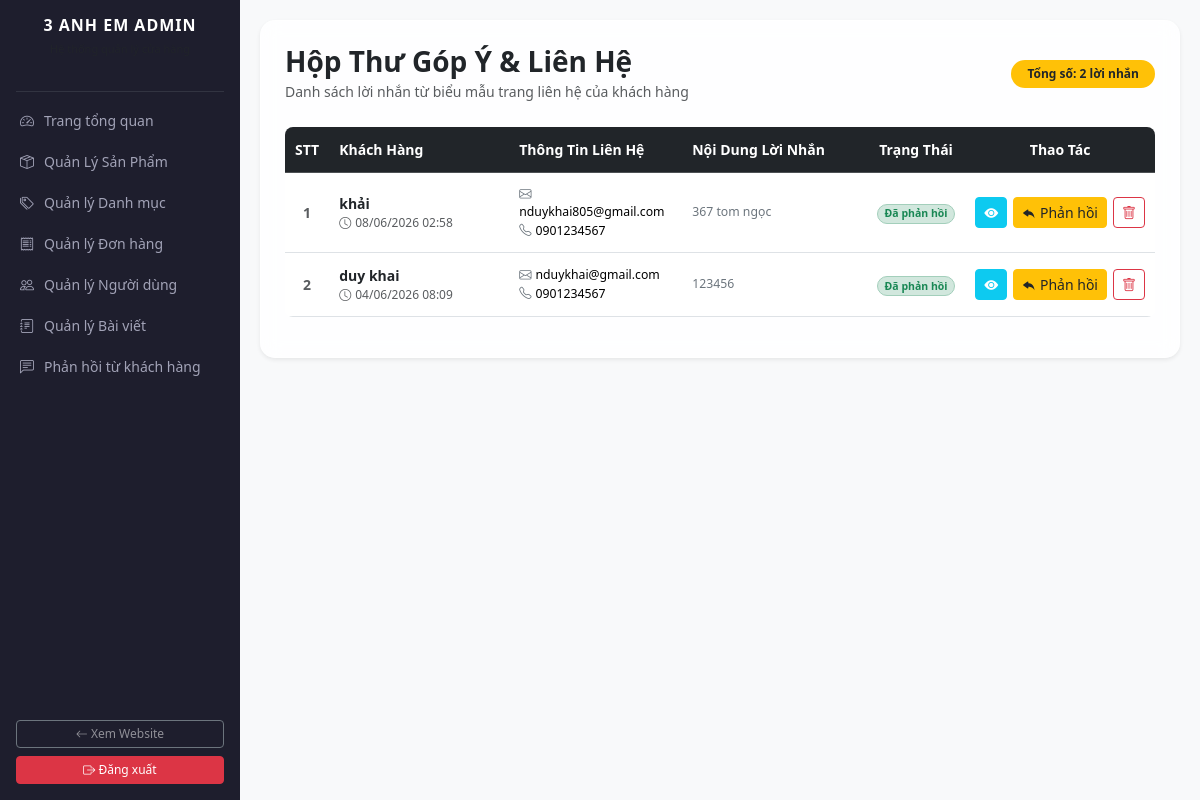
Page /admin/messages.php (signed in) on the committed database.
### tables this page shows
CREATE TABLE `contacts` (
  `id` int(11) NOT NULL,
  `fullname` varchar(100) NOT NULL,
  `email` varchar(100) NOT NULL,
  `phone` varchar(20) NOT NULL,
  `subject` varchar(255) DEFAULT NULL,
  `message` text NOT NULL,
  `status` varchar(20) DEFAULT 'pending',
  `created_at` timestamp NOT NULL DEFAULT current_timestamp()
);

### admin/messages.php (the view, shortened to what this page needs)
<?php
include_once '../config/db.php';
include_once 'includes/header.php';
$stmt_msg = $pdo->query("SELECT * FROM contacts ORDER BY created_at DESC");
$messages = $stmt_msg->fetchAll();
?>
<!DOCTYPE html>
<html lang="vi">
<head>
</head>
<body>
    <div class="glass-card p-4 shadow-sm">
        <div class="d-flex justify-content-between align-items-center mb-4">
            <div>
                <h3 class="fw-bold text-dark m-0">Hộp Thư Góp Ý & Liên Hệ</h3>
                <small class="text-muted">Danh sách lời nhắn từ biểu mẫu trang liên hệ của khách hàng</small>
            </div>
            <span class="badge bg-warning text-dark px-3 py-2 rounded-pill fw-bold">
                Tổng số: <?php echo count($messages); ?> lời nhắn
            </span>
        </div>
        <div class="table-responsive table-responsive-custom double-scroll">
            <table class="table table-hover align-middle bg-white rounded-3 overflow-hidden">
                <thead class="table-dark">
                    <tr>
                        <th style="width: 5%">STT</th>
                        <th style="width: 18%">Khách Hàng</th>
                        <th style="width: 22%">Thông Tin Liên Hệ</th>
                        <th style="width: 30%">Nội Dung Lời Nhắn</th>
                        <th style="width: 10%">Trạng Thái</th>
                        <th style="width: 15%" class="text-center">Thao Tác</th>
                    </tr>
                </thead>
                <tbody>
                    <?php if (count($messages) > 0): ?>
                        <?php $stt = 1; foreach($messages as $msg):
                            $customerName = htmlspecialchars($msg['name'] ?? $msg['fullname'] ?? 'Ẩn danh');
                        ?>
                            <tr>
                                <td><strong class="text-muted"><?php echo $stt++; ?></strong></td>
                                <td>
                                    <div class="fw-bold text-dark"><?php echo $customerName; ?></div>
                                    <small class="text-muted d-block" style="font-size: 0.75rem;">
                                        <i class="bi bi-clock me-1"></i><?php echo date('d/m/Y H:i', strtotime($msg['created_at'])); ?>
                                    </small>
                                </td>
                                <td>
                                    <div class="small"><i class="bi bi-envelope me-1 text-secondary"></i><?php echo htmlspecialchars($msg['email']); ?></div>
                                    <div class="small"><i class="bi bi-telephone me-1 text-secondary"></i><?php echo htmlspecialchars($msg['phone'] ?? 'Không có'); ?></div>
                                </td>
                                <td>
                                    <div class="text-secondary small text-truncate-2">
                                        <?php echo htmlspecialchars($msg['message']); ?>
                                    </div>
                                </td>
                                <td>
                                    <?php if(isset($msg['status']) && $msg['status'] === 'replied'): ?>
                                        <span class="badge bg-success-subtle text-success border border-success-subtle rounded-pill">Đã phản hồi</span>
                                    <?php else: ?>
                                        <span class="badge bg-danger-subtle text-danger border border-danger-subtle rounded-pill">Chưa trả lời</span>
                                    <?php endif; ?>
                                </td>
                                <td>
                                    <div class="action-buttons-group">
                                        <button class="btn btn-sm btn-info text-white view-msg-btn"
                                                title="Xem chi tiết lời nhắn"
                                                data-id="<?php echo $msg['id']; ?>"
                                                data-fullname="<?php echo $customerName; ?>"
                                                data-email="<?php echo htmlspecialchars($msg['email']); ?>"
                                                data-phone="<?php echo htmlspecialchars($msg['phone'] ?? 'Không có'); ?>"
                                                data-time="<?php echo date('d/m/Y H:i', strtotime($msg['created_at'])); ?>"
                                                data-message="<?php echo htmlspecialchars($msg['message']); ?>">
                                            <i class="bi bi-eye-fill"></i>
                                        </button>
                                        <button class="btn btn-sm btn-warning text-dark open-reply-btn"
                                                title="Phản hồi bằng PHPMailer"
                                                data-id="<?php echo $msg['id']; ?>"
                                                data-fullname="<?php echo $customerName; ?>"
                                                data-email="<?php echo htmlspecialchars($msg['email']); ?>"
                                                data-message="<?php echo htmlspecialchars($msg['message']); ?>">
                                            <i class="bi bi-reply-fill"></i> <span class="d-none d-sm-inline">Phản hồi</span>
                                        </button>
                                        <a href="messages.php?action=delete&id=<?php echo $msg['id']; ?>"
                                           class="btn btn-sm btn-outline-danger"
                                           onclick="return confirm('Bạn có chắc chắn muốn xóa lời nhắn này không?');"
                                           title="Xóa lời nhắn">
                                            <i class="bi bi-trash"></i>
                                        </a>
                                    </div>
                                </td>
                            </tr>
                        <?php endforeach; ?>
                    <?php else: ?>
                        <tr>
                            <td colspan="6" class="text-center text-muted py-4">Hiện tại chưa có lời nhắn nào từ khách hàng.</td>
                        </tr>
                    <?php endif; ?>
                </tbody>
            </table>
        </div>
    </div>
</div>
</body>
</html>

### admin/assets/css/style.css (style rules this page uses)
:root { --sidebar-width: 240px; --gold-color: #cca43b; --dark-bg: #1e1e2d; }
* { box-sizing: border-box; }
body { background-color: #f8f9fa; font-family: 'Segoe UI', system-ui, sans-serif; overflow-x: hidden; width: 100%; }
.table-responsive-custom { width: 100%; overflow-x: auto; -webkit-overflow-scrolling: touch; margin-bottom: 1rem; display: block; }
.double-scroll { transform: rotateX(180deg); }
.double-scroll table { transform: rotateX(180deg); }
.table { width: 100%; margin-bottom: 0; vertical-align: middle; border-collapse: collapse; }
.table th, .table td { white-space: normal !important; word-wrap: break-word; padding: 12px 10px !important; font-size: 14px; text-align: left; }
.table th:nth-child(1), .table td:nth-child(1) { width: 80px; text-align: center; }
.table th:nth-child(2), .table td:nth-child(2) { min-width: 180px; max-width: 240px; }
.table th:nth-child(3), .table td:nth-child(3) { width: 130px; }
.table th:nth-child(4), .table td:nth-child(4) { width: 120px; white-space: nowrap !important; }
.table th:nth-child(5), .table td:nth-child(5) { width: 120px; text-align: center; }
.table th:nth-child(6), .table td:nth-child(6) { width: 110px; text-align: center; }

### admin/includes/header.php (style rules this page uses)
:root { --sidebar-width: 240px; --gold-color: #cca43b; --dark-bg: #1e1e2d; }
* { box-sizing: border-box; }
body { background-color: #f8f9fa; font-family: 'Segoe UI', system-ui, sans-serif; overflow-x: hidden; width: 100%; }
.table-responsive-custom { width: 100%; overflow-x: auto; -webkit-overflow-scrolling: touch; margin-bottom: 1rem; display: block; }
.double-scroll { transform: rotateX(180deg); }
.double-scroll table { transform: rotateX(180deg); }
.table { width: 100%; margin-bottom: 0; vertical-align: middle; border-collapse: collapse; }
.table th, .table td { white-space: normal !important; word-wrap: break-word; padding: 12px 10px !important; font-size: 14px; text-align: left; }
.table th:nth-child(1), .table td:nth-child(1) { width: 80px; text-align: center; }
.table th:nth-child(2), .table td:nth-child(2) { min-width: 180px; max-width: 240px; }
.table th:nth-child(3), .table td:nth-child(3) { width: 130px; }
.table th:nth-child(4), .table td:nth-child(4) { width: 120px; white-space: nowrap !important; }
.table th:nth-child(5), .table td:nth-child(5) { width: 120px; text-align: center; }
.table th:nth-child(6), .table td:nth-child(6) { width: 110px; text-align: center; }

### admin/messages.php (style rules this page uses)
body { background-color: #f8f9fa; }
.glass-card { background: rgba(255, 255, 255, 0.85); backdrop-filter: blur(10px); border-radius: 15px; border: 1px solid rgba(255, 255, 255, 0.2); }
.text-truncate-2 { display: -webkit-box; -webkit-line-clamp: 2; -webkit-box-orient: vertical; overflow: hidden; }
.action-buttons-group { display: flex !important; align-items: center; justify-content: center; gap: 6px; white-space: nowrap !important; }

### rows in the picture
contacts: fullname "khải", created_at "08/06/2026 02:58", email "nduykhai805@gmail.com", phone "0901234567", message "367 tom ngọc", status "Đã phản hồi"
contacts: fullname "duy khai", created_at "04/06/2026 08:09", email "nduykhai@gmail.com", phone "0901234567", message "123456", status "Đã phản hồi"

### other values in the picture
count($messages) "2"
